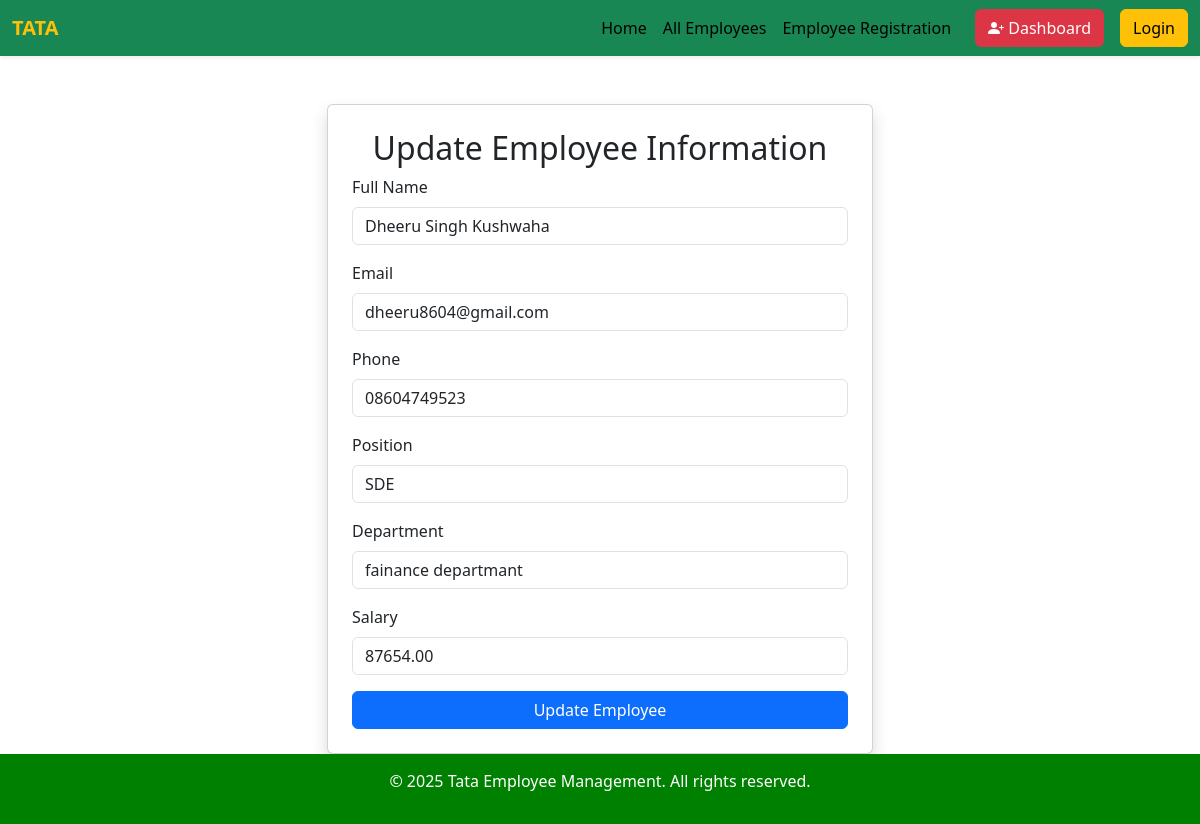
The app's page /update/1/ with its own data.
### all_ems/models.py (models this page shows, shortened)
class Employee(models.Model):
    id = models.AutoField(primary_key=True)
    name = models.CharField(max_length=100)
    email = models.EmailField(unique=True)
    phone = models.CharField(max_length=15)
    position = models.CharField(max_length=100)
    department = models.CharField(max_length=100)
    salary = models.DecimalField(max_digits=10, decimal_places=2)
    joining_date = models.DateField(auto_now_add=True)

### all_ems/views.py (the view)
# urls.py: path('update/<int:emp_id>/', views.update_employee, name='update_employee'),  # Added update route
def update_employee(request, emp_id):
    employee = get_object_or_404(Employee, id=emp_id)
    if request.method == "POST":
        form = EmployeeForm(request.POST, instance=employee)
        if form.is_valid():
            form.save()
            messages.success(request, "Employee updated successfully!")
            return redirect('all_employees')
        else:
            messages.error(request, "Error in updating employee")
    else:
        form = EmployeeForm(instance=employee)
    return render(request, 'update_emp.html', {'form': form, 'employee': employee})

### all_ems/forms.py
class EmployeeForm(forms.ModelForm):
    class Meta:
        model = Employee
        fields = ['name', 'email', 'phone', 'position', 'department', 'salary']

### all_ems/templates/update_emp.html (shortened to what this page needs)
{% extends 'base.html' %}
{% block content %}
<div class="container mt-5">
    <div class="row justify-content-center">
        <div class="col-md-6">
            <div class="card p-4 shadow">
                <h2 class="text-center">Update Employee Information</h2>
                <form method="POST">
                    <div class="mb-3">
                        <label for="id_name" class="form-label">Full Name</label>
                        <input type="text" class="form-control" id="id_name" name="name" value="{{ form.name.value }}" required>
                    </div>
                    <div class="mb-3">
                        <label for="id_email" class="form-label">Email</label>
                        <input type="email" class="form-control" id="id_email" name="email" value="{{ form.email.value }}" required>
                    </div>
                    <div class="mb-3">
                        <label for="id_phone" class="form-label">Phone</label>
                        <input type="text" class="form-control" id="id_phone" name="phone" value="{{ form.phone.value }}" required>
                    </div>
                    <div class="mb-3">
                        <label for="id_position" class="form-label">Position</label>
                        <input type="text" class="form-control" id="id_position" name="position" value="{{ form.position.value }}" required>
                    </div>
                    <div class="mb-3">
                        <label for="id_department" class="form-label">Department</label>
                        <input type="text" class="form-control" id="id_department" name="department" value="{{ form.department.value }}" required>
                    </div>
                    <div class="mb-3">
                        <label for="id_salary" class="form-label">Salary</label>
                        <input type="number" class="form-control" id="id_salary" name="salary" value="{{ form.salary.value }}" required>
                    </div>
                    <button type="submit" class="btn btn-primary w-100">Update Employee</button>
                </form>
            </div>
        </div>
    </div>
</div>
{% endblock %}

### templates/base.html (style rules this page uses)
body { min-height: 100vh; display: flex; flex-direction: column; }

### records on screen
Employee: name "Dheeru Singh Kushwaha", email "dheeru8604@gmail.com", phone "08604749523", position "SDE", department "fainance departmant", salary "87654.00"
